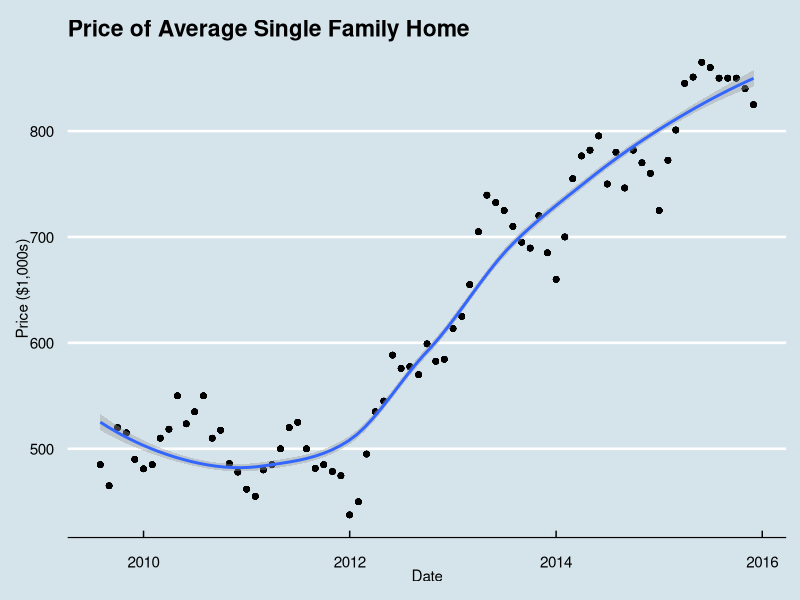
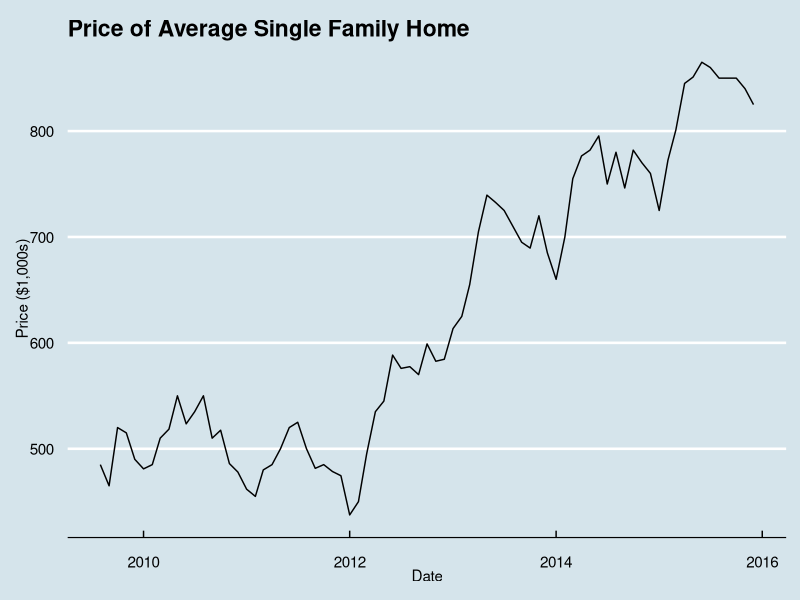
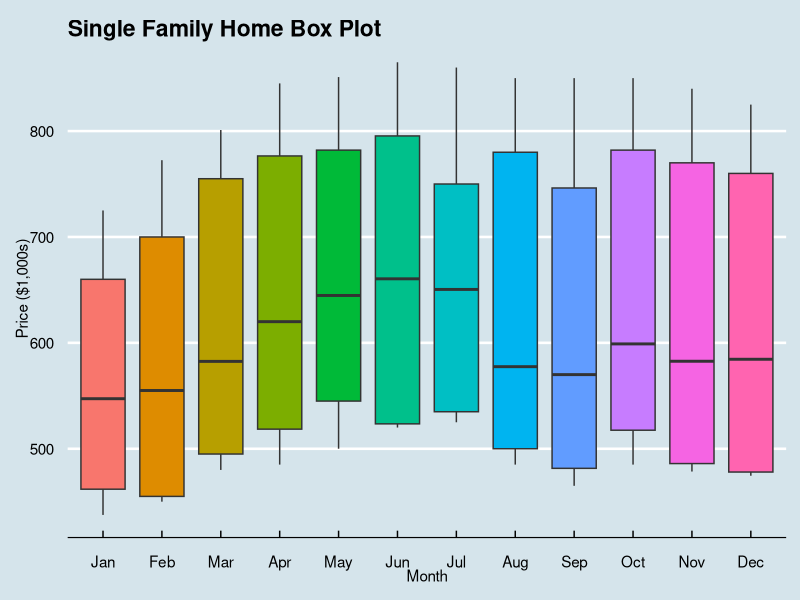
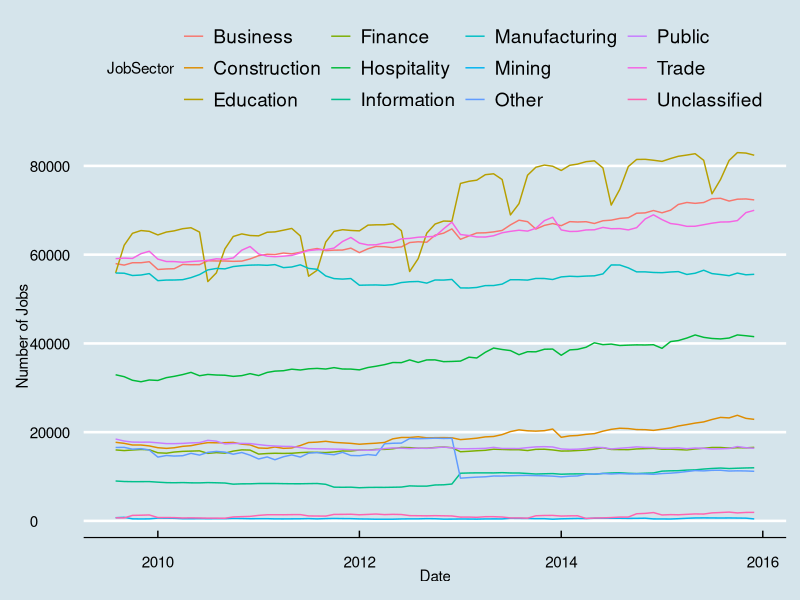
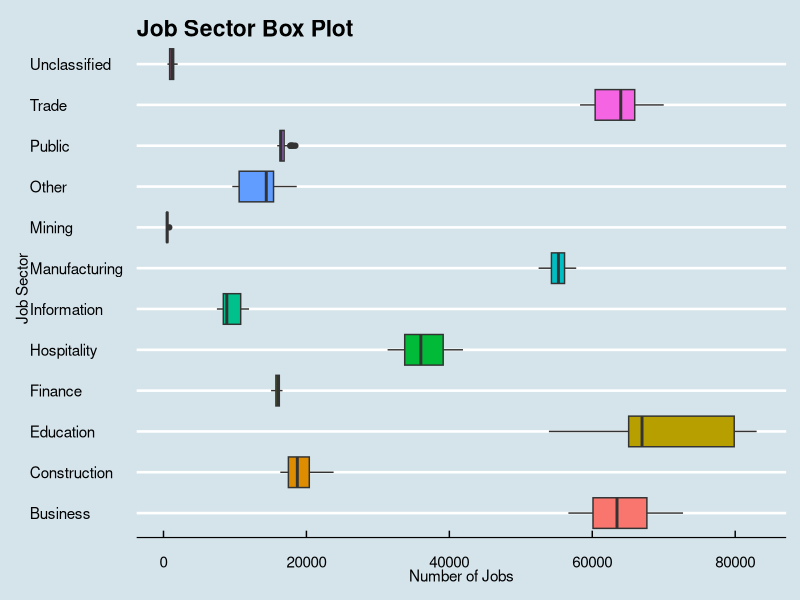
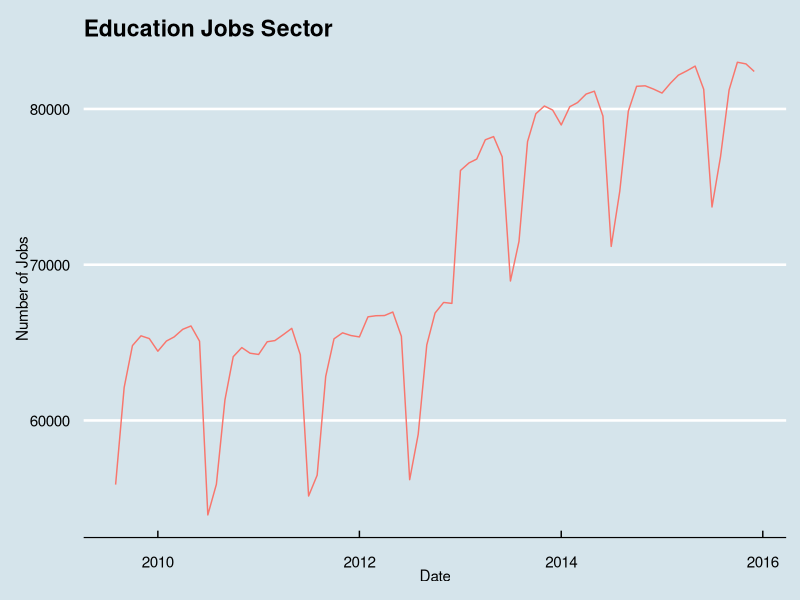
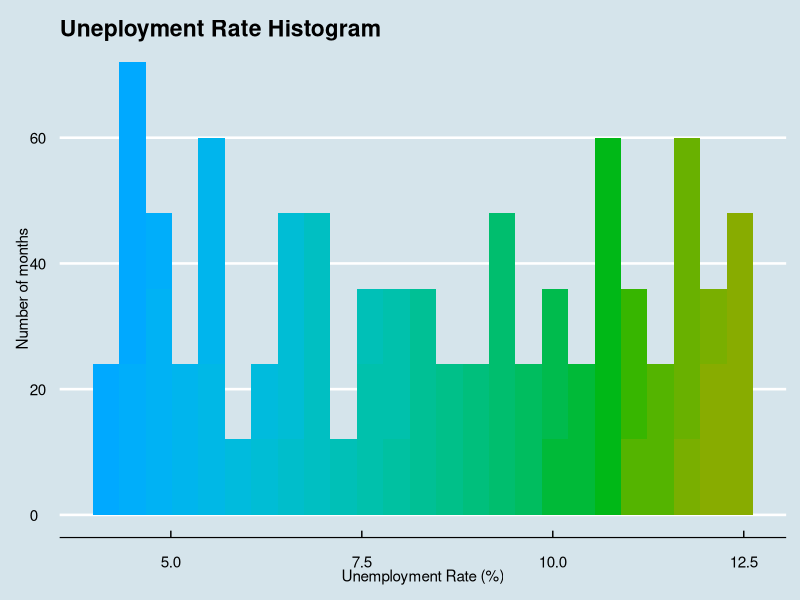
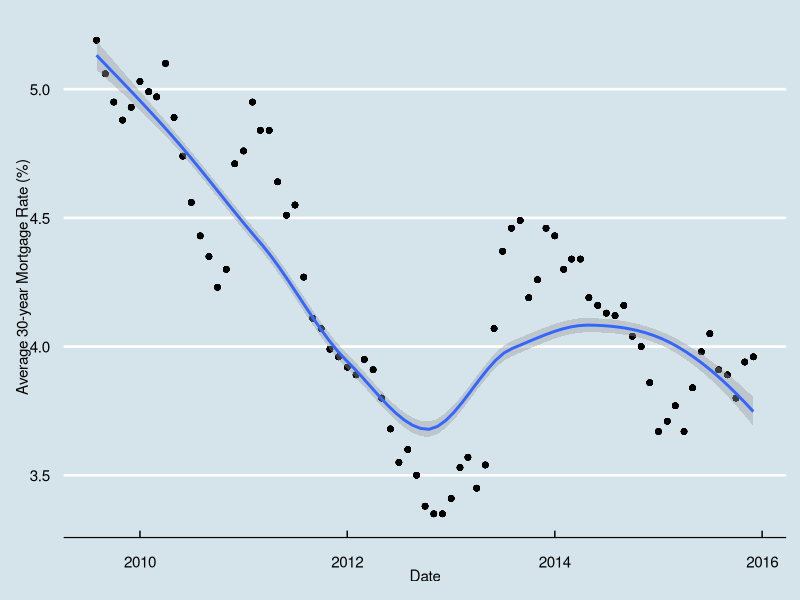

Generate these figures, in order, with R:
## ---- chunk 1
knitr::opts_chunk$set(echo = TRUE)
## ---- chunk 2
# Load Data and Libraries

library(dplyr)
library(tidyr)
library(reshape2)
library(plyr)
jobs_by_sector  <- read.csv("Data/jobs_by_sector.csv")
home_prices     <- read.csv("Data/home_prices.csv")
total_jobs      <- read.csv("Data/total_jobs.csv")
unemployment    <- read.csv("Data/unemployment.csv")
apt_rents       <- read.csv("Data/apt_rents.csv")
mortgagerates   <- read.csv("Data/mortgagerates.csv")
jobs_by_sector  <- tbl_df(jobs_by_sector)
total_jobs      <- tbl_df(total_jobs)
unemployment    <- tbl_df(unemployment)
apt_rents       <- tbl_df(apt_rents)
mortgagerates   <- tbl_df(mortgagerates)

# Bring column names (dates) into a unique column so table is in long format
jobs_by_sector <- melt(jobs_by_sector, variable.name = "Sector")

# Rename column to correct variable name
colnames(jobs_by_sector)[2] <- "Date"

# Move sector names into column names moving the table back to wide format
jobs_by_sector <- spread(jobs_by_sector, Sector, value)

# Rename column names to be short and concise
colnames(jobs_by_sector)[3] <- "Education"
colnames(jobs_by_sector)[4] <- "Finance"
colnames(jobs_by_sector)[6] <- "Hospitality"
colnames(jobs_by_sector)[8] <- "Mining"
colnames(jobs_by_sector)[9] <- "Other"
colnames(jobs_by_sector)[10] <- "Business"
colnames(jobs_by_sector)[11] <- "Public"
colnames(jobs_by_sector)[12] <- "Trade"

# Changing dates from string to date format. as.Date returns NA for "Sept" 
# abbreviation so first we'll change that to "Sep"
jobs_by_sector$Date <- gsub("Sept", "Sep", jobs_by_sector$Date)
# Adding a day
jobs_by_sector$Date <- paste0("01.", jobs_by_sector$Date)
# Format date 
jobs_by_sector$Date <- as.Date(jobs_by_sector$Date, format = "%d.%b.%Y", "%b/%d/%Y")

# Setup column names for gather function to put back into long format
jobs_by_sector <- jobs_by_sector %>% 
  gather(Construction, Education, Finance, Information, Hospitality, 
         Manufacturing, Mining, Other, Business, Public, Trade, Unclassified, 
         key = "JobSector", value = "NumJobs")

head(jobs_by_sector)

# Setting up dates "Sept" replaced with "Sep"
home_prices$Date <- gsub("Sept", "Sep", home_prices$Date)

# Adding a day then format to date
home_prices$Date <- home_prices$Date %>% 
    paste("01", sep = " ") %>% 
    as.Date(format = "%b %Y %d", "%b/%d/%Y")

# Same steps for total_jobs df
total_jobs$Date <- gsub("Sept", "Sep", total_jobs$Date)
total_jobs$Date <- total_jobs$Date %>%
    paste("01", sep = " ") %>% 
    as.Date(format = "%b %Y %d", "%b/%d/%Y")

# Again for unemployment df
unemployment$Date <- gsub("Sept", "Sep", unemployment$Date)
unemployment$Date <- unemployment$Date %>%
    paste("01", sep = " ") %>%
    as.Date(format = "%b %Y %d", "%b/%d/%Y")

# Slightly different strategy for apt_rents df. Dates are in integer format. 
# First I added the day then converted to date format.
apt_rents$Date <- paste0("01/", apt_rents$Date)
apt_rents$Date <- apt_rents$Date %>% 
    as.Date(format = "%d/%m/%Y", "%b/%d/%Y")

# Cleaninging up mortgage rates with more consies variable names then date format
colnames(mortgagerates)[1] <- "Date"
colnames(mortgagerates)[2] <- "Rates"
mortgagerates$Date <- mortgagerates$Date %>% 
    as.Date(format = "%Y-%m-%d", "%b/%d/%Y")

# Combine all data frames by date nd arranging in desending order
clean_df <- join_all(list(jobs_by_sector,apt_rents,home_prices,total_jobs,
                          unemployment, mortgagerates), by="Date", type="left")
clean_df <- arrange(clean_df, desc(Date))

# Cleaning up some formating to convert data types to numeric by removing dollar 
# signs and commas
clean_df$Condo.Townhome <- gsub("\\$|,", "", clean_df$Condo.Townhome)
clean_df$Single.Family.Home <- gsub("\\$|,", "", clean_df$Single.Family.Home)
clean_df$X2.bedroom <- gsub("*,", "", clean_df$X2.bedroom)
clean_df$X1.Bedroom <- gsub("*,", "", clean_df$X1.Bedroom)
clean_df$Average <- gsub("*,", "", clean_df$Average)

# Converting integers to numeric across variables
clean_df[3:9] <- lapply(clean_df[3:9], as.numeric)

# Converting job secotrs from characters to factors
clean_df$JobSector <- as.factor(clean_df$JobSector)

# Renaming variables with more descrptive concise names
colnames(clean_df)[4] <- "AvgAptRent"
colnames(clean_df)[5] <- "Avg1bdAptRent"
colnames(clean_df)[6] <- "Avg2bdAptRent"
colnames(clean_df)[7] <- "AvgPriceHome"
colnames(clean_df)[8] <- "AvgPriceCondo"
colnames(clean_df)[9] <- "TotalJobs"
colnames(clean_df)[10] <- "URateSJ"
colnames(clean_df)[11] <- "URateSJMetro"

# removing missing data
clean_df <- na.omit(clean_df)

# adding a month variable for exploritory analyis
month_prices <- c('Jan', 'Feb', 'Mar', 'Apr', 'May', 'Jun', 'Jul', 'Aug', 'Sep', 'Oct', 'Nov', 'Dec')
clean_df$Month <- factor(format(clean_df$Date, "%b"), levels = month_prices)

# Create final new csv file
write.csv(clean_df, file = "Data/clean_df.csv")

# Summary of the final data frame
str(clean_df)
## ---- chunk 3
library(ggplot2)
library(ggthemes)
library(tidyr)
library(dplyr)

## ---- chunk 4
library(knitr)
# Looking at correlations 
kable(cor(clean_df[3:12], use="complete.obs"))
## ---- chunk 5
# Time series of avergae home prices
ggplot(clean_df, aes(Date, AvgPriceHome/1000)) + geom_point() + geom_smooth() + labs(title = "Price of Average Single Family Home", y = "Price ($1,000s)") + theme_economist()
## ---- chunk 6
# Time series of average home prices line, drop off at the end of each year. Best time to buy a home?
ggplot(clean_df, aes(Date, AvgPriceHome/1000)) + geom_line() + labs(title = "Price of Average Single Family Home", y = "Price ($1,000s)") + theme_economist()
## ---- chunk 7
ggplot(clean_df, aes(Month, AvgPriceHome/1000, group=Month, fill=Month)) + geom_boxplot() + theme_economist() + theme(legend.position="none") + labs(title = "Single Family Home Box Plot", y = "Price ($1,000s)")
## ---- chunk 8
# Time series of jobs by sector 2008-2016
ggplot(clean_df, aes(Date, NumJobs, col = JobSector)) + geom_line() + labs(y = "Number of Jobs") + theme_economist()
## ---- chunk 9
# Box plot of jobs by sector
ggplot(data=clean_df, aes(x=JobSector, y=NumJobs, group=JobSector, fill=JobSector)) + geom_boxplot() + coord_flip() + guides(fill=FALSE) + theme_economist() + labs(x = "Job Sector", y = "Number of Jobs", title = "Job Sector Box Plot")
## ---- chunk 10
# Time series of Education sector jobs with visable seasonality
ggplot(subset(clean_df, JobSector=="Education")) + geom_line(aes(Date, NumJobs, col = JobSector)) + theme_economist() + labs(title = "Education Jobs Sector", y = "Number of Jobs") + theme(legend.position="none")
## ---- chunk 11
# Histogram of San Jose unemployment rate
ggplot(clean_df, aes(URateSJ, fill = cut(URateSJ, 25))) + geom_histogram(show.legend = FALSE, bins = 25) + scale_fill_discrete(h = c(240, 100)) + theme_economist() + labs(x = "Unemployment Rate (%)", y = "Number of months", title = "Uneployment Rate Histogram")
## ---- chunk 12
# Time series of average 30-year mortage rates 
ggplot(clean_df, aes(Date, Rates)) + geom_point() + geom_smooth() + theme_economist() + labs(y = "Average 30-year Mortgage Rate (%)")
